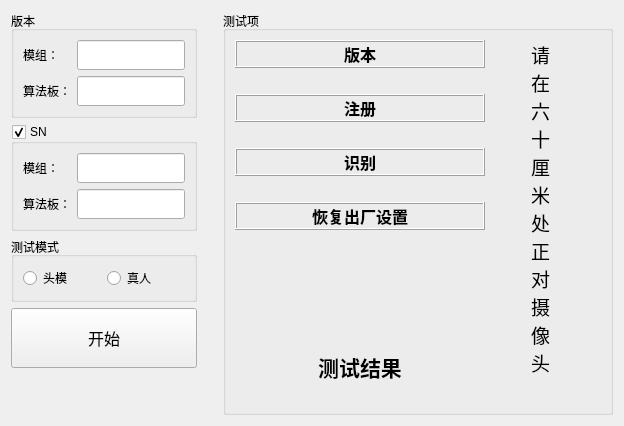
            <widget class="QWidget" name="tab_2">
             <property name="autoFillBackground">
              <bool>false</bool>
             </property>
             <attribute name="title">
              <string>IQC</string>
             </attribute>
             <layout class="QHBoxLayout" name="horizontalLayout_24">
              <item>
               <layout class="QHBoxLayout" name="horizontalLayout_23">
                <item>
                 <layout class="QVBoxLayout" name="verticalLayout_21">
                  <property name="spacing">
                   <number>6</number>
                  </property>
                  <item>
                   <widget class="QGroupBox" name="groupBox_5">
                    <property name="title">
                     <string>版本</string>
                    </property>
                    <layout class="QVBoxLayout" name="verticalLayout_15">
                     <item>
                      <layout class="QHBoxLayout" name="horizontalLayout_7">
                       <item>
                        <layout class="QVBoxLayout" name="verticalLayout_13">
                         <item>
                          <widget class="QLabel" name="label_IQC_CameraVer">
                           <property name="text">
                            <string>模组：</string>
                           </property>
                          </widget>
                         </item>
                         <item>
                          <widget class="QLabel" name="label_IQC_AlgVer">
                           <property name="text">
                            <string>算法板：</string>
                           </property>
                          </widget>
                         </item>
                        </layout>
                       </item>
                       <item>
                        <layout class="QVBoxLayout" name="verticalLayout_14">
                         <item>
                          <widget class="QLineEdit" name="lineEdit_IQC_CameraVer">
                           <property name="minimumSize">
                            <size>
                             <width>0</width>
                             <height>30</height>
                            </size>
                           </property>
                           <property name="readOnly">
                            <bool>true</bool>
                           </property>
                          </widget>
                         </item>
                         <item>
                          <widget class="QLineEdit" name="lineEdit_IQC_AlgVer">
                           <property name="minimumSize">
                            <size>
                             <width>0</width>
                             <height>30</height>
                            </size>
                           </property>
                           <property name="readOnly">
                            <bool>true</bool>
                           </property>
                          </widget>
                         </item>
                        </layout>
                       </item>
                      </layout>
                     </item>
                    </layout>
                   </widget>
                  </item>
                  <item>
                   <widget class="QGroupBox" name="groupBox_SN">
                    <property name="title">
                     <string>SN</string>
                    </property>
                    <property name="checkable">
                     <bool>true</bool>
                    </property>
                    <property name="checked">
                     <bool>true</bool>
                    </property>
                    <layout class="QVBoxLayout" name="verticalLayout_18">
                     <item>
                      <layout class="QHBoxLayout" name="horizontalLayout_20">
                       <item>
                        <layout class="QVBoxLayout" name="verticalLayout_16">
                         <item>
                          <widget class="QLabel" name="label_IQC_CameraSN">
                           <property name="text">
                            <string>模组：</string>
                           </property>
                          </widget>
                         </item>
                         <item>
                          <widget class="QLabel" name="label_IQC_AlgSN">
                           <property name="text">
                            <string>算法板：</string>
                           </property>
                          </widget>
                         </item>
                        </layout>
                       </item>
                       <item>
                        <layout class="QVBoxLayout" name="verticalLayout_17">
                         <item>
                          <widget class="QLineEdit" name="lineEdit_IQC_CameraSN">
                           <property name="minimumSize">
                            <size>
                             <width>0</width>
                             <height>30</height>
                            </size>
                           </property>
                          </widget>
                         </item>
                         <item>
                          <widget class="QLineEdit" name="lineEdit_IQC_AlgSN">
                           <property name="minimumSize">
                            <size>
                             <width>0</width>
                             <height>30</height>
                            </size>
                           </property>
                          </widget>
                         </item>
                        </layout>
                       </item>
                      </layout>
                     </item>
                    </layout>
                   </widget>
                  </item>
                  <item>
                   <widget class="QGroupBox" name="groupBox_6">
                    <property name="title">
                     <string>测试模式</string>
                    </property>
                    <layout class="QHBoxLayout" name="horizontalLayout_21">
                     <item>
                      <widget class="QRadioButton" name="radioButton_HeadMould">
                       <property name="text">
                        <string>头模</string>
                       </property>
                      </widget>
                     </item>
                     <item>
                      <widget class="QRadioButton" name="radioButton_RealPeople">
                       <property name="text">
                        <string>真人</string>
                       </property>
                      </widget>
                     </item>
                    </layout>
                   </widget>
                  </item>
                  <item>
                   <widget class="QPushButton" name="pushButton_IQC_Start">
                    <property name="enabled">
                     <bool>true</bool>
                    </property>
                    <property name="sizePolicy">
                     <sizepolicy hsizetype="Minimum" vsizetype="Fixed">
                      <horstretch>0</horstretch>
                      <verstretch>0</verstretch>
                     </sizepolicy>
                    </property>
                    <property name="minimumSize">
                     <size>
                      <width>0</width>
                      <height>60</height>
                     </size>
                    </property>
                    <property name="maximumSize">
                     <size>
                      <width>16777215</width>
                      <height>16777215</height>
                     </size>
                    </property>
                    <property name="font">
                     <font>
                      <family>微软雅黑-light</family>
                      <pointsize>12</pointsize>
                      <weight>50</weight>
                      <italic>false</italic>
                      <bold>false</bold>
                     </font>
                    </property>
                    <property name="layoutDirection">
                     <enum>Qt::LeftToRight</enum>
                    </property>
                    <property name="text">
                     <string>开始</string>
                    </property>
                    <property name="checkable">
                     <bool>false</bool>
                    </property>
                   </widget>
                  </item>
                  <item>
                   <spacer name="verticalSpacer_3">
                    <property name="orientation">
                     <enum>Qt::Vertical</enum>
                    </property>
                    <property name="sizeHint" stdset="0">
                     <size>
                      <width>20</width>
                      <height>40</height>
                     </size>
                    </property>
                   </spacer>
                  </item>
                 </layout>
                </item>
                <item>
                 <spacer name="horizontalSpacer_5">
                  <property name="orientation">
                   <enum>Qt::Horizontal</enum>
                  </property>
                  <property name="sizeType">
                   <enum>QSizePolicy::Fixed</enum>
                  </property>
                  <property name="sizeHint" stdset="0">
                   <size>
                    <width>20</width>
                    <height>20</height>
                   </size>
                  </property>
                 </spacer>
                </item>
                <item>
                 <widget class="QGroupBox" name="groupBox_2">
                  <property name="title">
                   <string>测试项</string>
                  </property>
                  <layout class="QHBoxLayout" name="horizontalLayout_22">
                   <item>
                    <layout class="QVBoxLayout" name="verticalLayout_20">
                     <item>
                      <layout class="QVBoxLayout" name="verticalLayout_19">
                       <item>
                        <widget class="QLabel" name="label_IQC_VER">
                         <property name="maximumSize">
                          <size>
                           <width>16777215</width>
                           <height>16777215</height>
                          </size>
                         </property>
                         <property name="font">
                          <font>
                           <family>微软雅黑-light</family>
                           <pointsize>12</pointsize>
                           <weight>75</weight>
                           <italic>false</italic>
                           <bold>true</bold>
                          </font>
                         </property>
                         <property name="frameShape">
                          <enum>QFrame::Box</enum>
                         </property>
                         <property name="frameShadow">
                          <enum>QFrame::Raised</enum>
                         </property>
                         <property name="lineWidth">
                          <number>1</number>
                         </property>
                         <property name="text">
                          <string>版本</string>
                         </property>
                         <property name="alignment">
                          <set>Qt::AlignCenter</set>
                         </property>
                        </widget>
                       </item>
                       <item>
                        <spacer name="verticalSpacer_5">
                         <property name="orientation">
                          <enum>Qt::Vertical</enum>
                         </property>
                         <property name="sizeType">
                          <enum>QSizePolicy::Fixed</enum>
                         </property>
                         <property name="sizeHint" stdset="0">
                          <size>
                           <width>20</width>
                           <height>20</height>
                          </size>
                         </property>
                        </spacer>
                       </item>
                       <item>
                        <widget class="QLabel" name="label_IQC_Register">
                         <property name="maximumSize">
                          <size>
                           <width>16777215</width>
                           <height>16777215</height>
                          </size>
                         </property>
                         <property name="font">
                          <font>
                           <family>微软雅黑-light</family>
                           <pointsize>12</pointsize>
                           <weight>75</weight>
                           <italic>false</italic>
                           <bold>true</bold>
                          </font>
                         </property>
                         <property name="frameShape">
                          <enum>QFrame::Box</enum>
                         </property>
                         <property name="frameShadow">
                          <enum>QFrame::Raised</enum>
                         </property>
                         <property name="text">
                          <string>注册</string>
                         </property>
                         <property name="alignment">
                          <set>Qt::AlignCenter</set>
                         </property>
                        </widget>
                       </item>
                       <item>
                        <spacer name="verticalSpacer_6">
                         <property name="orientation">
                          <enum>Qt::Vertical</enum>
                         </property>
                         <property name="sizeType">
                          <enum>QSizePolicy::Fixed</enum>
                         </property>
                         <property name="sizeHint" stdset="0">
                          <size>
                           <width>20</width>
                           <height>20</height>
                          </size>
                         </property>
                        </spacer>
                       </item>
                       <item>
                        <widget class="QLabel" name="label_IQC_Recognition">
                         <property name="maximumSize">
                          <size>
                           <width>16777215</width>
                           <height>16777215</height>
                          </size>
                         </property>
                         <property name="font">
                          <font>
                           <family>微软雅黑-light</family>
                           <pointsize>12</pointsize>
                           <weight>75</weight>
                           <italic>false</italic>
                           <bold>true</bold>
                          </font>
                         </property>
                         <property name="frameShape">
                          <enum>QFrame::Box</enum>
                         </property>
                         <property name="frameShadow">
                          <enum>QFrame::Raised</enum>
                         </property>
                         <property name="text">
                          <string>识别</string>
                         </property>
                         <property name="alignment">
                          <set>Qt::AlignCenter</set>
                         </property>
                        </widget>
                       </item>
                       <item>
                        <spacer name="verticalSpacer_7">
                         <property name="orientation">
                          <enum>Qt::Vertical</enum>
                         </property>
                         <property name="sizeType">
                          <enum>QSizePolicy::Fixed</enum>
                         </property>
                         <property name="sizeHint" stdset="0">
                          <size>
                           <width>20</width>
                           <height>20</height>
                          </size>
                         </property>
                        </spacer>
                       </item>
                       <item>
                        <widget class="QLabel" name="label_IQC_RecoverFactory">
                         <property name="maximumSize">
                          <size>
                           <width>16777215</width>
                           <height>16777215</height>
                          </size>
                         </property>
                         <property name="font">
                          <font>
                           <family>微软雅黑-light</family>
                           <pointsize>12</pointsize>
                           <weight>75</weight>
                           <italic>false</italic>
                           <bold>true</bold>
                          </font>
                         </property>
                         <property name="frameShape">
                          <enum>QFrame::Box</enum>
                         </property>
                         <property name="frameShadow">
                          <enum>QFrame::Raised</enum>
                         </property>
                         <property name="text">
                          <string>恢复出厂设置</string>
                         </property>
                         <property name="alignment">
                          <set>Qt::AlignCenter</set>
                         </property>
                        </widget>
                       </item>
                      </layout>
                     </item>
                     <item>
                      <spacer name="verticalSpacer_2">
                       <property name="orientation">
                        <enum>Qt::Vertical</enum>
                       </property>
                       <property name="sizeHint" stdset="0">
                        <size>
                         <width>20</width>
                         <height>40</height>
                        </size>
                       </property>
                      </spacer>
                     </item>
                     <item>
                      <widget class="QLabel" name="label_IQC_ResultShow">
                       <property name="font">
                        <font>
                         <family>微软雅黑-light</family>
                         <pointsize>16</pointsize>
                         <weight>75</weight>
                         <italic>false</italic>
                         <bold>true</bold>
                        </font>
                       </property>
                       <property name="text">
                        <string>测试结果</string>
                       </property>
                       <property name="alignment">
                        <set>Qt::AlignCenter</set>
                       </property>
                      </widget>
                     </item>
                     <item>
                      <spacer name="horizontalSpacer_12">
                       <property name="orientation">
                        <enum>Qt::Horizontal</enum>
                       </property>
                       <property name="sizeType">
                        <enum>QSizePolicy::Preferred</enum>
                       </property>
                       <property name="sizeHint" stdset="0">
                        <size>
                         <width>250</width>
                         <height>20</height>
                        </size>
                       </property>
                      </spacer>
                     </item>
                    </layout>
                   </item>
                   <item>
                    <spacer name="horizontalSpacer_16">
                     <property name="orientation">
                      <enum>Qt::Horizontal</enum>
                     </property>
                     <property name="sizeHint" stdset="0">
                      <size>
                       <width>40</width>
                       <height>20</height>
                      </size>
                     </property>
                    </spacer>
                   </item>
                   <item>
                    <widget class="QLabel" name="label_IQC_Tip">
                     <property name="minimumSize">
                      <size>
                       <width>30</width>
                       <height>0</height>
                      </size>
                     </property>
                     <property name="font">
                      <font>
                       <family>微软雅黑</family>
                       <pointsize>14</pointsize>
                       <weight>9</weight>
                       <italic>false</italic>
                       <bold>false</bold>
                      </font>
                     </property>
                     <property name="layoutDirection">
                      <enum>Qt::LeftToRight</enum>
                     </property>
                     <property name="autoFillBackground">
                      <bool>false</bool>
                     </property>
                     <property name="styleSheet">
                      <string notr="true">font: 75 14pt &quot;微软雅黑&quot;;</string>
                     </property>
                     <property name="text">
                      <string>请
在
六
十
厘
米
处
正
对
摄
像
头
</string>
                     </property>
                     <property name="textFormat">
                      <enum>Qt::AutoText</enum>
                     </property>
                     <property name="alignment">
                      <set>Qt::AlignLeading|Qt::AlignLeft|Qt::AlignTop</set>
                     </property>
                    </widget>
                   </item>
                   <item>
                    <spacer name="horizontalSpacer_17">
                     <property name="orientation">
                      <enum>Qt::Horizontal</enum>
                     </property>
                     <property name="sizeHint" stdset="0">
                      <size>
                       <width>40</width>
                       <height>20</height>
                      </size>
                     </property>
                    </spacer>
                   </item>
                  </layout>
                 </widget>
                </item>
               </layout>
              </item>
             </layout>
            </widget>
